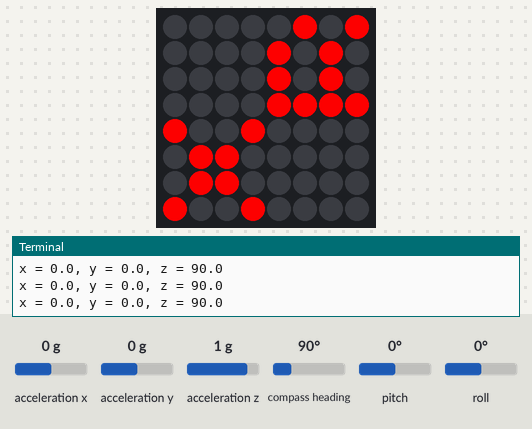
This program was run on a simulated Raspberry Pi (BCM pin numbers) with a Sense HAT. On the bench: the Sense HAT's 8×8 RGB LED matrix, the last lines printed to the terminal. Inputs (shaded band) come from the test bench; at power-on: acceleration x 0 g, acceleration y 0 g, acceleration z 1 g, compass heading 90°, pitch 0°, roll 0°. The Sense HAT reports a negative pitch or roll as 360° plus the angle.

Above: at 1.2 s.
1.3 s: acceleration x set to -1.4 g
At 2.3 s:
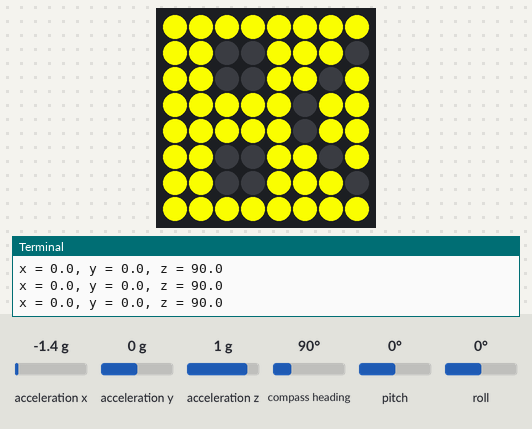
4.3 s: acceleration x set to -0.8 g
At 7.2 s:
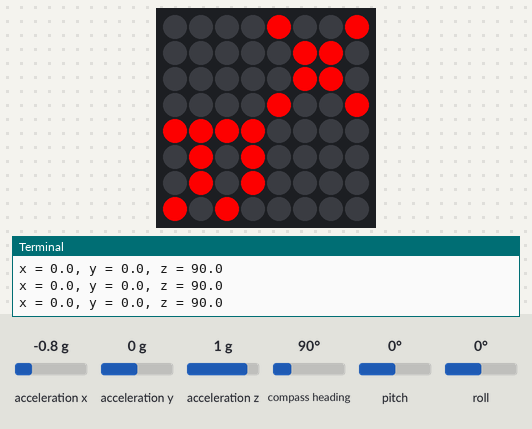
7.3 s: acceleration x set to 0.9 g
At 8.5 s:
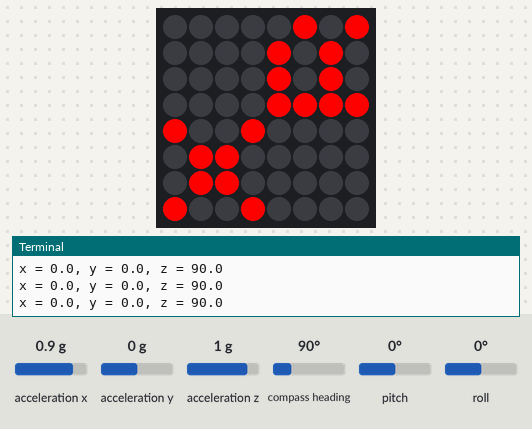
9.5 s: acceleration x set to 1.2 g
At 10.9 s:
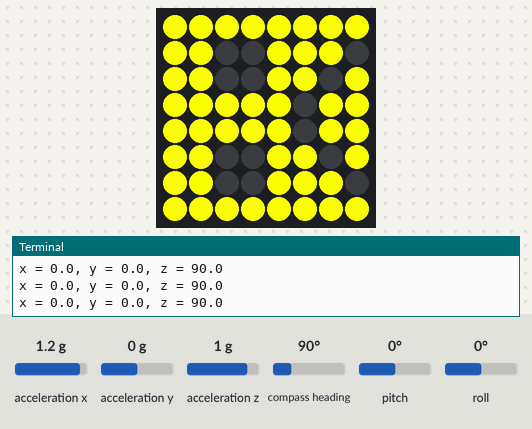
11.6 s: acceleration y set to -1.4 g
14.6 s: acceleration y set to 0.8 g
At 18.3 s:
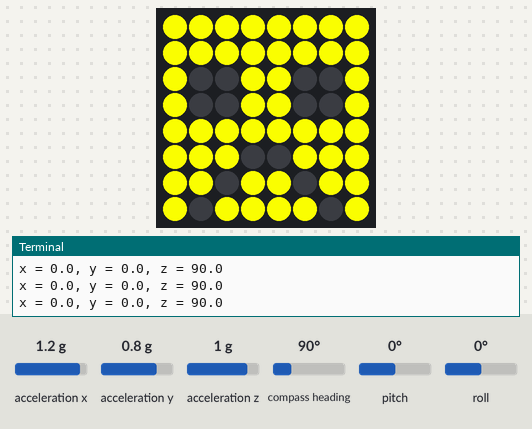
Timing chart, 0 to 18.6 s (numbered marks = the images above; inputs shaded):
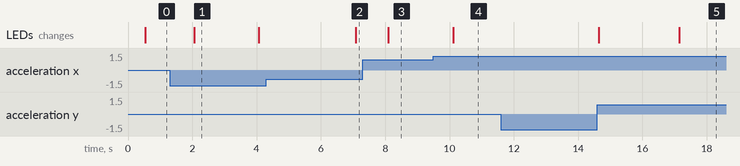

Measured:
- the behaviour switches between 1 and 1.1 g on acceleration x (found by bisection; images 3 and 4)
- after the input at 1.3 s, the LEDs: change after 0.75 s (image 1)
- after the input at 4.3 s, the LEDs: change after 2.8 s (image 2)
- after the input at 7.3 s, the LEDs: change after 0.80 s (image 3)
- after the input at 9.5 s, the LEDs: change after 0.62 s (image 4)
- after the input at 14.6 s, the LEDs: first differ from a run without the input after 2.5 s (image 5)
- what the display in image 1 shows lasts 2.0 s, from 2.1 s to 4.1 s

The program:

SenseHat.py
```python
# (licence header left out)
#Program client_smtp.c
#Version   1.3

#Author    Xorxe Oural Martínez & Roger Ferré Martínez
#Copyright (C) 2020

#License GNU/GPL, see COPYING
#This program is free software: you can redistribute it and/or modify
#it under the terms of the GNU General Public License as published by
#the Free Software Foundation, either version 3 of the License, or
#(at your option) any later version.
#This program is distributed in the hope that it will be useful,
#but WITHOUT ANY WARRANTY; without even the implied warranty of
#MERCHANTABILITY or FITNESS FOR A PARTICULAR PURPOSE.  See the
#GNU General Public License for more details.
#You should have received a copy of the GNU General Public License
#along with this program.  If not, see http://www.gnu.org/licenses/.


from sense_hat import SenseHat

import time

sense = SenseHat()

#Display X and R pattern
r = (255, 40, 0)	#Rosso Corsa for the letters
b = (0, 0, 0)		#Black for the background
w = (255, 255, 255)
y = (255, 255, 0)

pattern_pixels = [
	r, b, b, r, b, b, b, b,
	b, r, r, b, b, b, b, b,
	b, r, r, b, b, b, b, b,
	r, b, b, r, b, b, b, b,
	b, b, b, b, r, r, r, b,
	b, b, b, b, r, b, b, r,
	b, b, b, b, r, r, r, b,
	b, b, b, b, r, b, b, r
]


shaking_pixels = [
	y, y, y, y, y, y, y, y,
	y, y, y, y, y, y, y, y,
	y, b, b, y, y, b, b, y,
	y, b, b, y, y, b, b, y,
	y, y, y, y, y, y, y, y,
	y, y, y, b, b, y, y, y,
	y, y, b, y, y, b, y, y,
	y, b, y, y, y, y, b, y
]


while True:
	orientation = sense.get_orientation()
	acceleration = sense.get_accelerometer_raw()

	xa = round(acceleration['x'], 0)
	ya = round(acceleration['y'], 0)
	za = round(acceleration['z'], 0)

	x = round(orientation["pitch"], 0)
	y = round(orientation["roll"], 0)
	z = round(orientation["yaw"], 0)

	xx = abs(acceleration['x'])
	yy = abs(acceleration['y'])
	zz = abs(acceleration['z'])

	print("x = %s, y = %s, z = %s" % (x, y, z))

	time.sleep(0.5)

	if xx > 1 or yy > 1 or zz > 1:
                sense.set_pixels(shaking_pixels)
                time.sleep(2)
	else:
                sense.set_pixels(pattern_pixels)


	#Update the rotation of the display depending on which way the board is
	if xa == -1:
		sense.set_rotation(90)
	elif ya == 1:
		sense.set_rotation(0)
	elif ya == -1:
		sense.set_rotation(180)
	else:
		sense.set_rotation(270)
```
